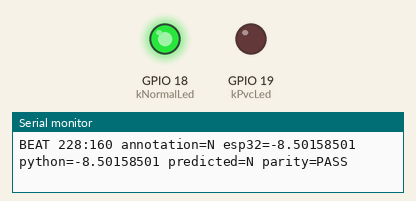
A program run on a simulated ESP32. Parts: output pins drawn as LEDs (lit = HIGH), the last lines printed to the serial monitor.

Above: at 1.0 s.
At 3.0 s:
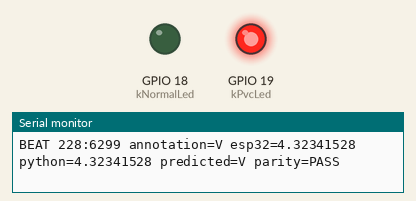
Timing chart, 0 to 5.2 s (numbered marks = the images above):
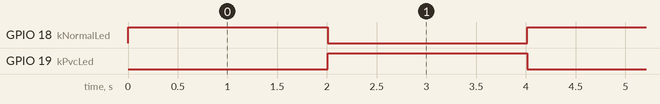

Measured:
- by itself, GPIO 18 (kNormalLed), GPIO 19 (kPvcLed): alternates HIGH for 2.0 s and LOW for 2.0 s

The program:

main.cpp
```cpp
#include <Arduino.h>
#include "inference.h"
#include "model_data.h"
#include "demo_data.h"

constexpr int kNormalLed = 18;
constexpr int kPvcLed = 19;

void setup() {
  Serial.begin(115200);
  pinMode(kNormalLed, OUTPUT);
  pinMode(kPvcLed, OUTPUT);
  Serial.printf("MODEL bytes=%u sha256=%s\n", unsigned(sizeof(kModel)), kModelSha256);
}

void loop() {
  static size_t index = 0;
  const DemoCase &beat = kDemoCases[index];
  const float z = predict(kModel, sizeof(kModel), beat.samples);
  const bool valid = isfinite(z);
  const bool pvc = z >= 0;
  digitalWrite(kNormalLed, valid && !pvc ? HIGH : LOW);
  digitalWrite(kPvcLed, valid && pvc ? HIGH : LOW);
  Serial.printf("BEAT %s annotation=%c esp32=%.8f python=%.8f predicted=%c parity=%s\n",
                beat.id, beat.annotation ? 'V' : 'N', double(z), double(beat.pythonLogit),
                valid ? (pvc ? 'V' : 'N') : '?', matchesPython(z, beat.pythonLogit) ? "PASS" : "FAIL");
  index = (index + 1) % (sizeof(kDemoCases) / sizeof(kDemoCases[0]));
  delay(2000);
}
```

demo_data.h
```cpp
#pragma once

constexpr DemoCase kDemoCases[] = {
  {"228:160", 0, -8.50158501e+00f, {
    -3.28070968e-01f, -2.81197876e-01f, -2.42136955e-01f, -2.83801943e-01f, -3.28070968e-01f, -3.07238489e-01f, -3.51507515e-01f, -2.91614115e-01f,
    -2.65573502e-01f, -2.65573502e-01f, -2.03076050e-01f, -2.42136955e-01f, -1.40578583e-01f, -2.86039785e-02f, -1.22350164e-01f, -2.52553195e-01f,
    -3.77548128e-01f, -2.49949142e-01f, 3.64975370e-02f, 1.64096519e-01f, 9.19274092e-01f, 1.00000000e+00f, 4.81791914e-01f, 6.77462667e-02f,
    -4.16242816e-02f, -4.16242816e-02f, 1.82691142e-02f, -6.50608316e-02f, -7.28730112e-02f, -4.16242816e-02f, -3.90202217e-02f, 4.06884501e-05f,
    5.99340834e-02f, 4.06884501e-05f, 7.55584463e-02f, 1.12015299e-01f, 1.19827479e-01f, 1.43264025e-01f, 1.48472145e-01f, 1.58888385e-01f,
    2.63050824e-01f, 2.29198024e-01f, 2.18781784e-01f, 3.15132022e-01f, 2.96903610e-01f, 2.94299543e-01f, 3.07319850e-01f, 2.76071131e-01f,
    2.70862997e-01f, 2.99507678e-01f, 1.82324931e-01f, 1.30243719e-01f, 1.04203120e-01f, -3.38121019e-02f, -4.94364649e-02f, -7.54770711e-02f,
    -1.58807009e-01f, -1.69223264e-01f, -1.48390770e-01f, -2.36928836e-01f, -2.10888222e-01f, -2.55157262e-01f, -2.39532903e-01f, -2.52553195e-01f,
  }},
  {"228:6299", 1, 4.32341528e+00f, {
    -1.84896216e-02f, -2.05416493e-02f, -1.84896216e-02f, -1.02815125e-02f, -1.91736314e-02f, -1.64375957e-02f, -1.02815125e-02f, -1.64375957e-02f,
    1.09227709e-02f, 5.45069808e-03f, 6.62633858e-04f, 1.22907897e-02f, -8.22948478e-03f, 4.76668868e-03f, 1.07368059e-01f, 2.51009971e-01f,
    4.03544009e-01f, 6.08062744e-01f, 7.46916592e-01f, 8.47465932e-01f, 9.76743698e-01f, 1.00000000e+00f, 8.46781969e-01f, 4.82205063e-01f,
    1.21048242e-01f, -5.81621528e-02f, -1.58711493e-01f, -1.88807905e-01f, -1.79915786e-01f, -1.75811723e-01f, -1.74443707e-01f, -1.75811723e-01f,
    -1.77863747e-01f, -1.82651818e-01f, -1.73075691e-01f, -1.92227945e-01f, -1.89491913e-01f, -2.09328175e-01f, -2.27112412e-01f, -2.31900483e-01f,
    -2.55840808e-01f, -2.54472792e-01f, -2.38740563e-01f, -2.44896650e-01f, -2.44896650e-01f, -2.46948674e-01f, -2.40792602e-01f, -2.16168270e-01f,
    -1.95647985e-01f, -1.97016016e-01f, -1.80599794e-01f, -1.54607445e-01f, -1.29983112e-01f, -1.21775001e-01f, -1.21090993e-01f, -1.05358787e-01f,
    -6.84222877e-02f, -7.18423352e-02f, -6.97903112e-02f, -4.10619229e-02f, -3.90098952e-02f, -4.17459346e-02f, -4.92700338e-02f, -6.15822002e-02f,
  }},
};
```

inference.h
```cpp
#pragma once
#include <stddef.h>
#include <stdint.h>
#include <string.h>
#include <math.h>

constexpr size_t kInputs = 64;
constexpr float kTolerance = 0.00001f;
static_assert(sizeof(float) == 4, "Model Golf requires IEEE binary32 floats");

struct DemoCase {
  const char *id;
  int annotation;
  float pythonLogit;
  float samples[kInputs];
};

inline float readFloat(const uint8_t *bytes) {
  uint32_t bits = uint32_t(bytes[0]) | (uint32_t(bytes[1]) << 8) |
                  (uint32_t(bytes[2]) << 16) | (uint32_t(bytes[3]) << 24);
  float value;
  memcpy(&value, &bits, sizeof(value));
  return value;
}

inline float readWeight(const uint8_t *bytes, bool int8, float scale) {
  if (!int8) return readFloat(bytes);
  const int signedValue = bytes[0] < 128 ? bytes[0] : int(bytes[0]) - 256;
  return float(signedValue) * scale;
}

inline float multiplyAdd(float sum, float value, float weight) {
  // Round the product before adding, as in the Python reference.
  volatile float product = value * weight;
  return sum + product;
}

inline float predict(const uint8_t *model, size_t bytes, const float *input) {
  constexpr size_t header = 6;
  if (bytes < header || memcmp(model, "MGF1", 4) != 0) return NAN;
  const size_t width = model[4];
  const bool int8 = model[5] == 8;
  if (width != 4 && width != 8 && width != 16 && width != 24) return NAN;
  if (!int8 && model[5] != 32) return NAN;
  const size_t stride = int8 ? 1 : 4;
  const size_t scaleBytes = int8 ? 8 : 0;
  if (bytes != header + scaleBytes + (kInputs + 1) * width * stride + 4 * (width + 1)) return NAN;

  const float s1 = int8 ? readFloat(model + header) : 1.0f;
  const float s2 = int8 ? readFloat(model + header + 4) : 1.0f;
  const uint8_t *w1 = model + header + scaleBytes;
  const uint8_t *b1 = w1 + width * kInputs * stride;
  const uint8_t *w2 = b1 + width * 4;
  float logit = readFloat(w2 + width * stride);
  for (size_t j = 0; j < width; ++j) {
    float hidden = readFloat(b1 + j * 4);
    for (size_t i = 0; i < kInputs; ++i) {
      const float weight = readWeight(w1 + (j * kInputs + i) * stride, int8, s1);
      hidden = multiplyAdd(hidden, input[i], weight);
    }
    const float outputWeight = readWeight(w2 + j * stride, int8, s2);
    logit = multiplyAdd(logit, hidden > 0.0f ? hidden : 0.0f, outputWeight);
  }
  return logit;
}

inline bool matchesPython(float z, float reference) {
  return isfinite(z) && fabsf(z - reference) <= kTolerance && (z >= 0) == (reference >= 0);
}
```

Source omitted: model_data.h (data table, 39038 bytes)
